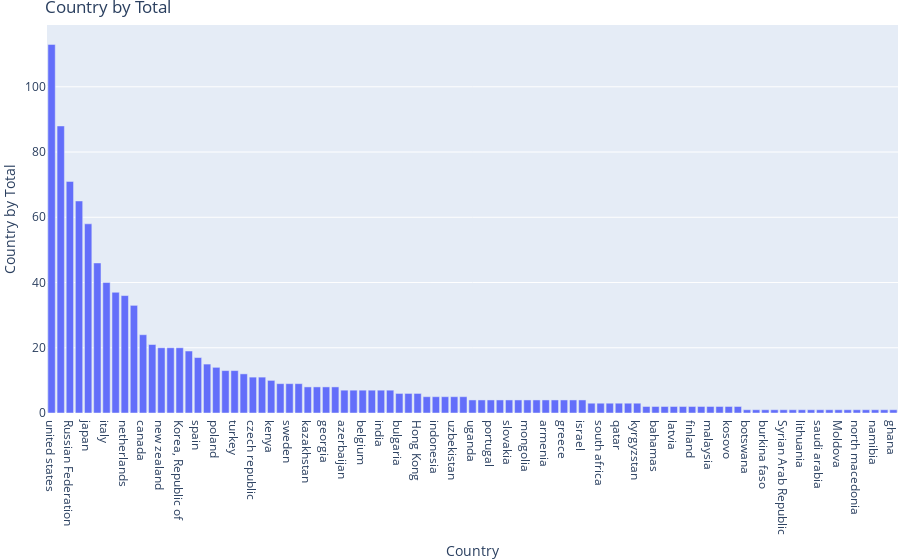
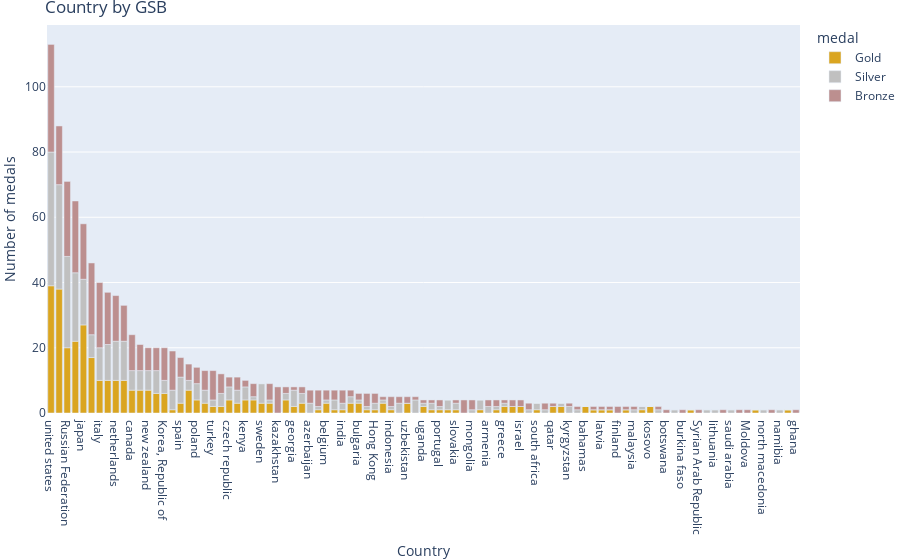
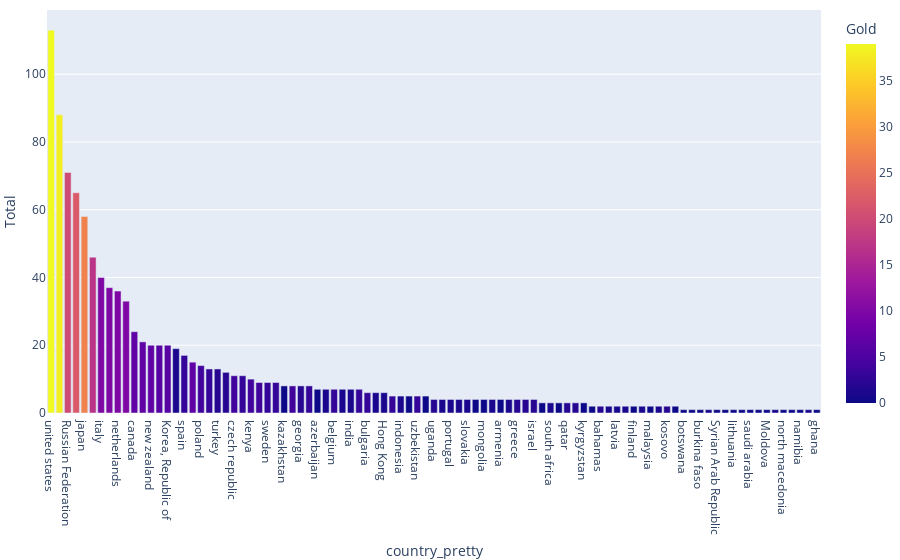

The notebook cell saved with these charts, in order:
### Code cell
import plotly.express as px

fig = px.bar(df.sort_values(['Total'], ascending=False), 
             x='country_pretty', y="Total",
             labels={'Total':'Country by Total', 'country_pretty':'Country'},
             title='Country by Total',
             hover_data=['country_pretty', 'Total'])
fig.update_layout(margin=dict(l=0, r=0, t=25, b=10))
fig.show()
fig = px.bar(df.sort_values(['Total'], ascending=False), 
             x='country_pretty', y=["Gold", "Silver", "Bronze"],
#             color_discrete_sequence=["goldenrod", "white", "red"],
             color_discrete_map={"Gold": "goldenrod","Silver": "silver","Bronze": "rosybrown"},
             title='Country by GSB',
             labels={"value": "Number of medals", "variable": "medal", 'country_pretty':'Country'})
fig.update_layout(margin=dict(l=0, r=0, t=25, b=10))
fig.show()
fig = px.bar(df.sort_values(['Total'], ascending=False), 
             x='country_pretty', y="Total", color="Gold")
fig.update_layout(margin=dict(l=0, r=0, t=10, b=10))
fig.show()

### Figure 1 — Plotly figure (JSON) as saved in the notebook; plotly's stock layout.template omitted (floating-point values rounded to 4 significant figures)
{"data": [{"alignmentgroup": "True", "hovertemplate": "Country=%{x}<br>Country by Total=%{y}<extra></extra>", "legendgroup": "", "marker": {"color": "#636efa", "pattern": {"shape": ""}}, "name": "", "offsetgroup": "", "orientation": "v", "showlegend": false, "textposition": "auto", "type": "bar", "x": ["united states", "china", "Russian Federation", "United Kingdom", "japan", "australia", "italy", "germany", "netherlands", "france", "canada", "brazil", "new zealand", "hungary", "Korea, Republic of", "ukraine", "spain", "cuba", "poland", "switzerland", "turkey", "Taiwan", "czech republic", "denmark", "kenya", "jamaica", "sweden", "serbia", "kazakhstan", "norway", "georgia", "croatia", "azerbaijan", "austria", "belgium", "belarus", "india", "Islamic Republic of Iran", "bulgaria", "egypt", "Hong Kong", "slovenia", "indonesia", "Dominican Republic", "uzbekistan", "colombia", "uganda", "philippines", "portugal", "romania", "slovakia", "mexico", "mongolia", "venezuela", "armenia", "ethiopia", "greece", "ireland", "israel", "argentina", "south africa", "san marino", "qatar", "ecuador", "kyrgyzstan", "jordan", "bahamas", "estonia", "latvia", "fiji", "finland", "thailand", "malaysia", "tunisia", "kosovo", "nigeria", "botswana", "bahrain", "burkina faso", "bermuda", "Syrian Arab Republic", "turkmenistan", "lithuania", "Côte d'Ivoire", "saudi arabia", "grenada", "Moldova", "puerto rico", "north macedonia", "kuwait", "namibia", "morocco", "ghana"], "xaxis": "x", "y": [113, 88, 71, 65, 58, 46, 40, 37, 36, 33, 24, 21, 20, 20, 20, 19, 17, 15, 14, 13, 13, 12, 11, 11, 10, 9, 9, 9, 8, 8, 8, 8, 7, 7, 7, 7, 7, 7, 6, 6, 6, 5, 5, 5, 5, 5, 4, 4, 4, 4, 4, 4, 4, 4, 4, 4, 4, 4, 4, 3, 3, 3, 3, 3, 3, 2, 2, 2, 2, 2, 2, 2, 2, 2, 2, 2, 1, 1, 1, 1, 1, 1, 1, 1, 1, 1, 1, 1, 1, 1, 1, 1, 1], "yaxis": "y"}], "layout": {"autosize": true, "barmode": "relative", "legend": {"tracegroupgap": 0}, "margin": {"b": 10, "l": 0, "r": 0, "t": 25}, "title": {"text": "Country by Total"}, "xaxis": {"anchor": "y", "autorange": true, "domain": [0, 1], "range": [-0.5, 92.5], "title": {"text": "Country"}, "type": "category"}, "yaxis": {"anchor": "x", "autorange": true, "domain": [0, 1], "range": [0, 118.9], "title": {"text": "Country by Total"}, "type": "linear"}}}

### Figure 2 — Plotly figure (JSON) as saved in the notebook; plotly's stock layout.template omitted (floating-point values rounded to 4 significant figures)
{"data": [{"alignmentgroup": "True", "hovertemplate": "medal=Gold<br>Country=%{x}<br>Number of medals=%{y}<extra></extra>", "legendgroup": "Gold", "marker": {"color": "goldenrod", "pattern": {"shape": ""}}, "name": "Gold", "offsetgroup": "Gold", "orientation": "v", "showlegend": true, "textposition": "auto", "type": "bar", "x": ["united states", "china", "Russian Federation", "United Kingdom", "japan", "australia", "italy", "germany", "netherlands", "france", "canada", "brazil", "new zealand", "hungary", "Korea, Republic of", "ukraine", "spain", "cuba", "poland", "switzerland", "turkey", "Taiwan", "czech republic", "denmark", "kenya", "jamaica", "sweden", "serbia", "kazakhstan", "norway", "georgia", "croatia", "azerbaijan", "austria", "belgium", "belarus", "india", "Islamic Republic of Iran", "bulgaria", "egypt", "Hong Kong", "slovenia", "indonesia", "Dominican Republic", "uzbekistan", "colombia", "uganda", "philippines", "portugal", "romania", "slovakia", "mexico", "mongolia", "venezuela", "armenia", "ethiopia", "greece", "ireland", "israel", "argentina", "south africa", "san marino", "qatar", "ecuador", "kyrgyzstan", "jordan", "bahamas", "estonia", "latvia", "fiji", "finland", "thailand", "malaysia", "tunisia", "kosovo", "nigeria", "botswana", "bahrain", "burkina faso", "bermuda", "Syrian Arab Republic", "turkmenistan", "lithuania", "Côte d'Ivoire", "saudi arabia", "grenada", "Moldova", "puerto rico", "north macedonia", "kuwait", "namibia", "morocco", "ghana"], "xaxis": "x", "y": [39, 38, 20, 22, 27, 17, 10, 10, 10, 10, 7, 7, 7, 6, 6, 1, 3, 7, 4, 3, 2, 2, 4, 3, 4, 4, 3, 3, 0, 4, 2, 3, 0, 1, 3, 1, 1, 3, 3, 1, 1, 3, 1, 0, 3, 0, 2, 1, 1, 1, 1, 0, 0, 1, 0, 1, 2, 2, 2, 0, 1, 0, 2, 2, 0, 0, 2, 1, 1, 1, 0, 1, 0, 1, 2, 0, 0, 0, 0, 1, 0, 0, 0, 0, 0, 0, 0, 1, 0, 0, 0, 1, 0], "yaxis": "y"}, {"alignmentgroup": "True", "hovertemplate": "medal=Silver<br>Country=%{x}<br>Number of medals=%{y}<extra></extra>", "legendgroup": "Silver", "marker": {"color": "silver", "pattern": {"shape": ""}}, "name": "Silver", "offsetgroup": "Silver", "orientation": "v", "showlegend": true, "textposition": "auto", "type": "bar", "x": ["united states", "china", "Russian Federation", "United Kingdom", "japan", "australia", "italy", "germany", "netherlands", "france", "canada", "brazil", "new zealand", "hungary", "Korea, Republic of", "ukraine", "spain", "cuba", "poland", "switzerland", "turkey", "Taiwan", "czech republic", "denmark", "kenya", "jamaica", "sweden", "serbia", "kazakhstan", "norway", "georgia", "croatia", "azerbaijan", "austria", "belgium", "belarus", "india", "Islamic Republic of Iran", "bulgaria", "egypt", "Hong Kong", "slovenia", "indonesia", "Dominican Republic", "uzbekistan", "colombia", "uganda", "philippines", "portugal", "romania", "slovakia", "mexico", "mongolia", "venezuela", "armenia", "ethiopia", "greece", "ireland", "israel", "argentina", "south africa", "san marino", "qatar", "ecuador", "kyrgyzstan", "jordan", "bahamas", "estonia", "latvia", "fiji", "finland", "thailand", "malaysia", "tunisia", "kosovo", "nigeria", "botswana", "bahrain", "burkina faso", "bermuda", "Syrian Arab Republic", "turkmenistan", "lithuania", "Côte d'Ivoire", "saudi arabia", "grenada", "Moldova", "puerto rico", "north macedonia", "kuwait", "namibia", "morocco", "ghana"], "xaxis": "x", "y": [41, 32, 28, 21, 14, 7, 10, 11, 12, 12, 6, 6, 6, 7, 4, 6, 8, 3, 5, 4, 2, 4, 4, 4, 4, 1, 6, 1, 0, 2, 5, 3, 3, 1, 1, 3, 2, 2, 1, 1, 2, 1, 1, 3, 0, 4, 1, 2, 1, 3, 2, 0, 1, 3, 2, 1, 1, 0, 0, 1, 2, 1, 0, 1, 2, 1, 0, 0, 0, 0, 0, 0, 1, 1, 0, 1, 0, 1, 0, 0, 0, 1, 1, 0, 1, 0, 0, 0, 1, 0, 1, 0, 0], "yaxis": "y"}, {"alignmentgroup": "True", "hovertemplate": "medal=Bronze<br>Country=%{x}<br>Number of medals=%{y}<extra></extra>", "legendgroup": "Bronze", "marker": {"color": "rosybrown", "pattern": {"shape": ""}}, "name": "Bronze", "offsetgroup": "Bronze", "orientation": "v", "showlegend": true, "textposition": "auto", "type": "bar", "x": ["united states", "china", "Russian Federation", "United Kingdom", "japan", "australia", "italy", "germany", "netherlands", "france", "canada", "brazil", "new zealand", "hungary", "Korea, Republic of", "ukraine", "spain", "cuba", "poland", "switzerland", "turkey", "Taiwan", "czech republic", "denmark", "kenya", "jamaica", "sweden", "serbia", "kazakhstan", "norway", "georgia", "croatia", "azerbaijan", "austria", "belgium", "belarus", "india", "Islamic Republic of Iran", "bulgaria", "egypt", "Hong Kong", "slovenia", "indonesia", "Dominican Republic", "uzbekistan", "colombia", "uganda", "philippines", "portugal", "romania", "slovakia", "mexico", "mongolia", "venezuela", "armenia", "ethiopia", "greece", "ireland", "israel", "argentina", "south africa", "san marino", "qatar", "ecuador", "kyrgyzstan", "jordan", "bahamas", "estonia", "latvia", "fiji", "finland", "thailand", "malaysia", "tunisia", "kosovo", "nigeria", "botswana", "bahrain", "burkina faso", "bermuda", "Syrian Arab Republic", "turkmenistan", "lithuania", "Côte d'Ivoire", "saudi arabia", "grenada", "Moldova", "puerto rico", "north macedonia", "kuwait", "namibia", "morocco", "ghana"], "xaxis": "x", "y": [33, 18, 23, 22, 17, 22, 20, 16, 14, 11, 11, 8, 7, 7, 10, 12, 6, 5, 5, 6, 9, 6, 3, 4, 2, 4, 0, 5, 8, 2, 1, 2, 4, 5, 3, 3, 4, 2, 2, 4, 3, 1, 3, 2, 2, 1, 1, 1, 2, 0, 1, 4, 3, 0, 2, 2, 1, 2, 2, 2, 0, 2, 1, 0, 1, 1, 0, 1, 1, 1, 2, 1, 1, 0, 0, 1, 1, 0, 1, 0, 1, 0, 0, 1, 0, 1, 1, 0, 0, 1, 0, 0, 1], "yaxis": "y"}], "layout": {"autosize": true, "barmode": "relative", "legend": {"title": {"text": "medal"}, "tracegroupgap": 0}, "margin": {"b": 10, "l": 0, "r": 0, "t": 25}, "title": {"text": "Country by GSB"}, "xaxis": {"anchor": "y", "autorange": true, "domain": [0, 1], "range": [-0.5, 92.5], "title": {"text": "Country"}, "type": "category"}, "yaxis": {"anchor": "x", "autorange": true, "domain": [0, 1], "range": [0, 118.9], "title": {"text": "Number of medals"}, "type": "linear"}}}

### Figure 3 — Plotly figure (JSON) as saved in the notebook; plotly's stock layout.template omitted (floating-point values rounded to 4 significant figures)
{"data": [{"alignmentgroup": "True", "hovertemplate": "country_pretty=%{x}<br>Total=%{y}<br>Gold=%{marker.color}<extra></extra>", "legendgroup": "", "marker": {"color": [39, 38, 20, 22, 27, 17, 10, 10, 10, 10, 7, 7, 7, 6, 6, 1, 3, 7, 4, 3, 2, 2, 4, 3, 4, 4, 3, 3, 0, 4, 2, 3, 0, 1, 3, 1, 1, 3, 3, 1, 1, 3, 1, 0, 3, 0, 2, 1, 1, 1, 1, 0, 0, 1, 0, 1, 2, 2, 2, 0, 1, 0, 2, 2, 0, 0, 2, 1, 1, 1, 0, 1, 0, 1, 2, 0, 0, 0, 0, 1, 0, 0, 0, 0, 0, 0, 0, 1, 0, 0, 0, 1, 0], "coloraxis": "coloraxis", "pattern": {"shape": ""}}, "name": "", "offsetgroup": "", "orientation": "v", "showlegend": false, "textposition": "auto", "type": "bar", "x": ["united states", "china", "Russian Federation", "United Kingdom", "japan", "australia", "italy", "germany", "netherlands", "france", "canada", "brazil", "new zealand", "hungary", "Korea, Republic of", "ukraine", "spain", "cuba", "poland", "switzerland", "turkey", "Taiwan", "czech republic", "denmark", "kenya", "jamaica", "sweden", "serbia", "kazakhstan", "norway", "georgia", "croatia", "azerbaijan", "austria", "belgium", "belarus", "india", "Islamic Republic of Iran", "bulgaria", "egypt", "Hong Kong", "slovenia", "indonesia", "Dominican Republic", "uzbekistan", "colombia", "uganda", "philippines", "portugal", "romania", "slovakia", "mexico", "mongolia", "venezuela", "armenia", "ethiopia", "greece", "ireland", "israel", "argentina", "south africa", "san marino", "qatar", "ecuador", "kyrgyzstan", "jordan", "bahamas", "estonia", "latvia", "fiji", "finland", "thailand", "malaysia", "tunisia", "kosovo", "nigeria", "botswana", "bahrain", "burkina faso", "bermuda", "Syrian Arab Republic", "turkmenistan", "lithuania", "Côte d'Ivoire", "saudi arabia", "grenada", "Moldova", "puerto rico", "north macedonia", "kuwait", "namibia", "morocco", "ghana"], "xaxis": "x", "y": [113, 88, 71, 65, 58, 46, 40, 37, 36, 33, 24, 21, 20, 20, 20, 19, 17, 15, 14, 13, 13, 12, 11, 11, 10, 9, 9, 9, 8, 8, 8, 8, 7, 7, 7, 7, 7, 7, 6, 6, 6, 5, 5, 5, 5, 5, 4, 4, 4, 4, 4, 4, 4, 4, 4, 4, 4, 4, 4, 3, 3, 3, 3, 3, 3, 2, 2, 2, 2, 2, 2, 2, 2, 2, 2, 2, 1, 1, 1, 1, 1, 1, 1, 1, 1, 1, 1, 1, 1, 1, 1, 1, 1], "yaxis": "y"}], "layout": {"autosize": true, "barmode": "relative", "coloraxis": {"colorbar": {"title": {"text": "Gold"}}, "colorscale": [[0, "#0d0887"], [0.1111, "#46039f"], [0.2222, "#7201a8"], [0.3333, "#9c179e"], [0.4444, "#bd3786"], [0.5556, "#d8576b"], [0.6667, "#ed7953"], [0.7778, "#fb9f3a"], [0.8889, "#fdca26"], [1, "#f0f921"]]}, "legend": {"tracegroupgap": 0}, "margin": {"b": 10, "l": 0, "r": 0, "t": 10}, "xaxis": {"anchor": "y", "autorange": true, "domain": [0, 1], "range": [-0.5, 92.5], "title": {"text": "country_pretty"}, "type": "category"}, "yaxis": {"anchor": "x", "autorange": true, "domain": [0, 1], "range": [0, 118.9], "title": {"text": "Total"}, "type": "linear"}}}
